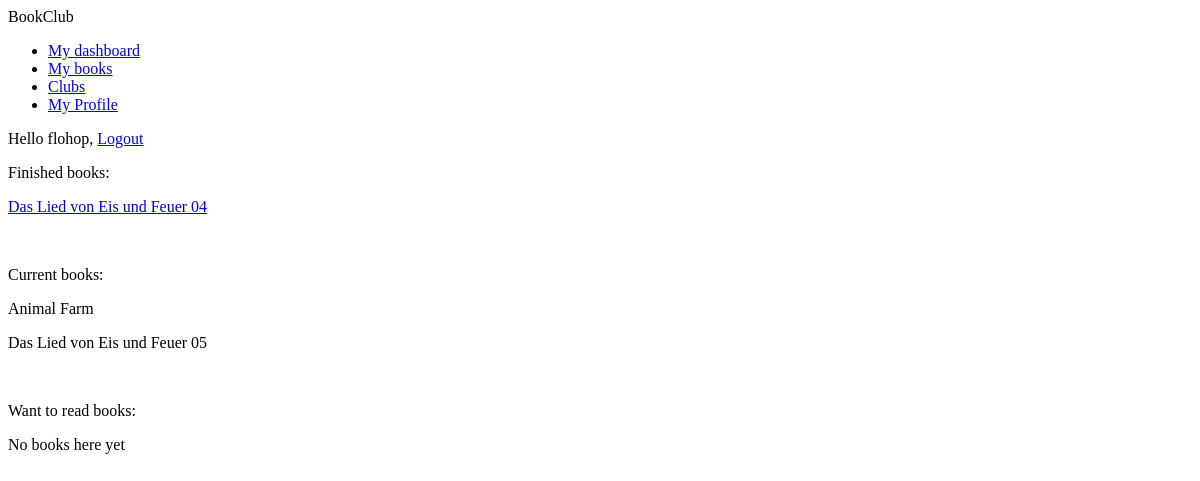
/book/my-books/ (signed in), run on an earlier commit of the app's database.
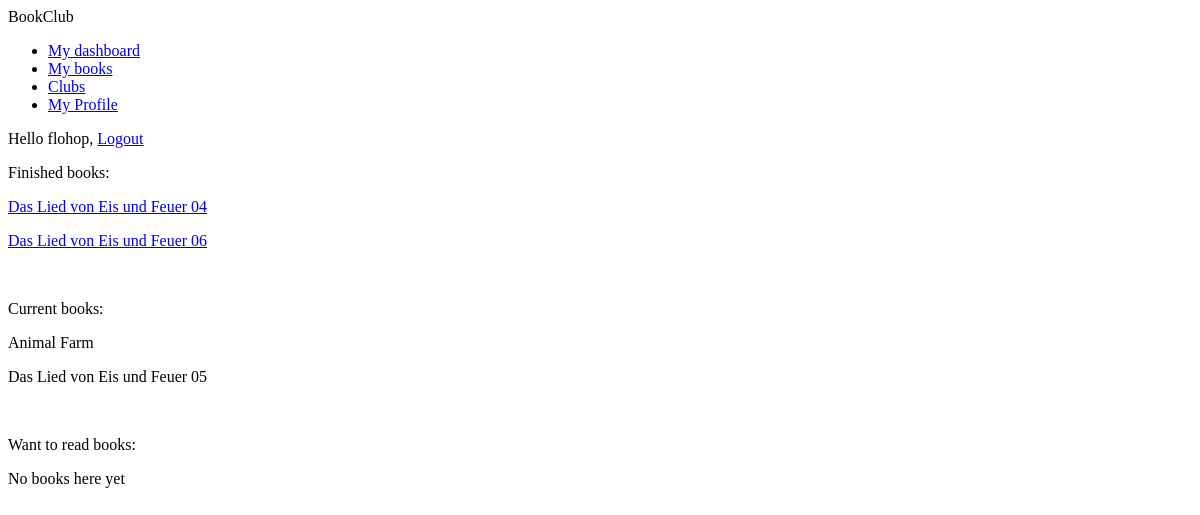
And on a later commit of the database.
### book/models.py (models this page shows, shortened)
class Book(models.Model):
    book_name = models.CharField(max_length=255)
    book_author = models.CharField(max_length=255)
    book_description = models.TextField(max_length=10000, blank=True, null=True)
    slug = models.SlugField(blank=True, max_length=255)
    people_read_book = models.ManyToManyField(Profile, related_name="people_read_book", blank=True)
    people_reading_book = models.ManyToManyField(Profile, related_name="people_reading_book", blank=True)
    people_want_to_read_book = models.ManyToManyField(Profile, related_name="people_want_to_read_book", blank=True)
    now = datetime.datetime.now()
    book_release_year = models.IntegerField(blank=True, null=True,
                                            validators=[MinValueValidator(0), MaxValueValidator(now.year)])
    book_language = models.CharField(max_length=50, blank=True, null=True)
    book_categories = models.CharField(max_length=50, null=True, blank=True)
    book_cover_image = models.ImageField(upload_to='images/book_covers/',
                                         default='images/book_covers/no_cover.png', max_length=500)
    book_isbn_number = models.CharField(max_length=17)
    book_page_number = models.IntegerField(blank=True, null=True)  # the number of pages in the book
    book_read_pages = models.IntegerField(blank=True, null=True)  # indicates how far one has read the book
    likes = models.ManyToManyField(User, related_name='book_likes', blank=True)
    amazon_link = models.URLField(blank=True, null=True)
    def __str__(self):
        return self.book_name
    def get_absolute_url(self):
        return reverse('book:book_detail', args=[self.id, self.slug])
    class Meta:
        ordering = ['book_name']
    post_delete.connect(file_cleanup, sender=book_cover_image, dispatch_uid="book.image.file_cleanup")

### book/views.py (the view)
# urls.py: path('my-books/', views.all_books_view, name="all_books_view"),
@login_required
def all_books_view(request):
    user_id = request.user.id
    user = User.objects.get(id=user_id)
    profile = Profile.objects.get(user=user)
    read_books = profile.people_read_book.all()
    current_books = profile.people_reading_book.all()
    want_to_read_books = profile.people_want_to_read_book.all()
    print("User id: " + str(profile.user.id))
    return render(request, 'book/all_books_showcase.html', {'read_books': read_books,
                                                            'current_books': current_books,
                                                            'want_to_read_books': want_to_read_books})

### book/templates/book/all_books_showcase.html (shortened to what this page needs)
{% extends "base.html" %}
{% block content %}
    <p>Finished books:</p>
    {% for book in read_books %}
        <p><a href="{{ book.get_absolute_url }}">{{ book}}</a></p>
    {% endfor %}
    <br />
    <p>Current books:</p>
    {% for book in current_books %}
        <p>{{ book }}</p>
    {% empty %}
        <p>No books here yet</p>
    {% endfor %}
    <br />
    <p>Want to read books:</p>
    {% for book in want_to_read_books %}
        <p>{{ book }}</p>
    {% empty %}
        <p>No books here yet</p>
    {% endfor %}
{% endblock %}

What changed in the data, as far as the page shows it:
added Book: book_name "Das Lied von Eis und Feuer 06"
